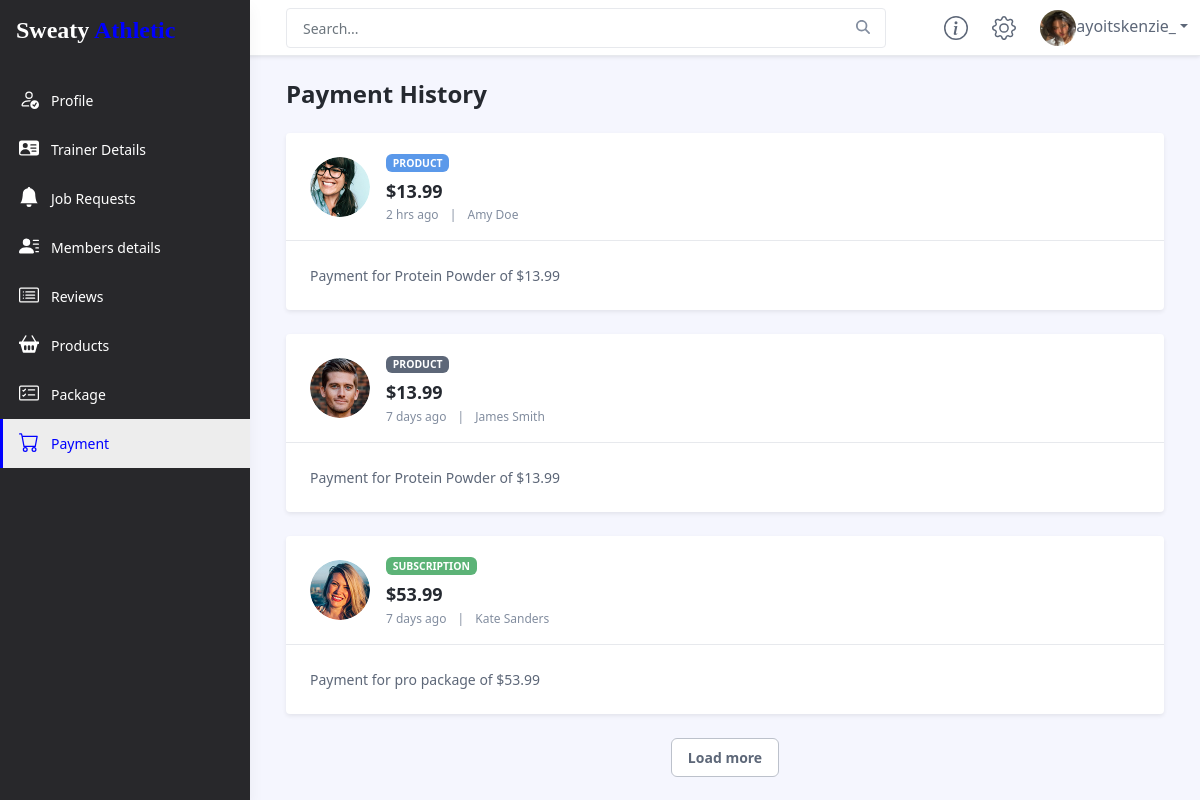
Screenshot of /admin_dashboard/payment/ (signed in) with the database file from the repository.
### accounts/models.py (models this page shows, shortened)
class CustomUser(AbstractBaseUser):
    User_Choices = (
        ("Trainer","Trainer"),
        ("Admin","Admin"),
        ("Customer","Customer")
    )
    id = models.AutoField(primary_key=True,unique=True)
    username = models.CharField(unique=True,max_length=50, verbose_name="Username")
    date_joined = models.DateTimeField(default=datetime.datetime.now)
    user_type = models.CharField(max_length = 20,choices = User_Choices,default = "Customer", verbose_name="User Type")
    is_staff = models.BooleanField(default=False)
    is_active = models.BooleanField(default=True)
    is_superuser = models.BooleanField(default=False)
    profile_image = models.ImageField(upload_to='media/profile_image/',null=True,blank=True,verbose_name='Profile Image')
    USERNAME_FIELD = "username"
    REQUIRED_FIELDS = ['user_type']
    objects = CustomUserManager()
    def __str__(self):
        return self.username

### appadmin/views.py (the view)
# urls.py: path('payment/',views.payment),
@login_required(login_url='/login/')
def payment(request):
    return render(request,'admin_dashboard/payment.html',{'act5':'active'})

### templates/admin_dashboard/payment.html (shortened to what this page needs)
{% include 'admin_dashboard/upper.html' %}
<div class="app-wrapper">
    <div class="app-content pt-3 p-md-3 p-lg-4">
        <div class="container-xl">
            <h1 class="app-page-title">Payment History</h1>
            <div class="app-card app-card-notification shadow-sm mb-4">
                <div class="app-card-header px-4 py-3">
                    <div class="row g-3 align-items-center">
                        <div class="col-12 col-lg-auto text-center text-lg-start">
                            <img class="profile-image" src="/static/customer_dashboard/images/profiles/profile-1.png" alt="">
                        </div>
                        <div class="col-12 col-lg-auto text-center text-lg-start">
                            <div class="notification-type mb-2"><span class="badge bg-info">Product</span></div>
                            <h4 class="notification-title mb-1">$13.99</h4>
                            <ul class="notification-meta list-inline mb-0">
                                <li class="list-inline-item">2 hrs ago</li>
                                <li class="list-inline-item">|</li>
                                <li class="list-inline-item">Amy Doe</li>
                            </ul>
                        </div>
                    </div>
                </div>
                <div class="app-card-body p-4">
                    <div class="notification-content">Payment for Protein Powder of $13.99</div>
                </div>
            </div>
            <div class="app-card app-card-notification shadow-sm mb-4">
                <div class="app-card-header px-4 py-3">
                    <div class="row g-3 align-items-center">
                        <div class="col-12 col-lg-auto text-center text-lg-start">
                            <img class="profile-image" src="/static/customer_dashboard/images/profiles/profile-2.png" alt="">
                        </div>
                        <div class="col-12 col-lg-auto text-center text-lg-start">
                            <div class="notification-type mb-2"><span class="badge bg-secondary">Product</span></div>
                            <h4 class="notification-title mb-1">$13.99</h4>
                            <ul class="notification-meta list-inline mb-0">
                                <li class="list-inline-item">7 days ago</li>
                                <li class="list-inline-item">|</li>
                                <li class="list-inline-item">James Smith</li>
                            </ul>
                        </div>
                    </div>
                </div>
                <div class="app-card-body p-4">
                    <div class="notification-content">Payment for Protein Powder of $13.99</div>
                </div>
            </div>
            <div class="app-card app-card-notification shadow-sm mb-4">
                <div class="app-card-header px-4 py-3">
                    <div class="row g-3 align-items-center">
                        <div class="col-12 col-lg-auto text-center text-lg-start">
                            <img class="profile-image" src="/static/customer_dashboard/images/profiles/profile-3.png" alt="">
                        </div>
                        <div class="col-12 col-lg-auto text-center text-lg-start">
                            <div class="notification-type mb-2"><span class="badge bg-success">Subscription</span></div>
                            <h4 class="notification-title mb-1">$53.99</h4>
                            <ul class="notification-meta list-inline mb-0">
                                <li class="list-inline-item">7 days ago</li>
                                <li class="list-inline-item">|</li>
                                <li class="list-inline-item">Kate Sanders</li>
                            </ul>
                        </div>
                    </div>
                </div>
                <div class="app-card-body p-4">
                    <div class="notification-content">Payment for pro package of $53.99</div>
                </div>
            </div>
            <div class="text-center mt-4"><a class="btn app-btn-secondary" href="#">Load more</a></div>
        </div>
    </div>
</div>
</body>
</html>

### templates/admin_dashboard/upper.html (shortened to what this page needs)
{% load static %}
<!DOCTYPE html>
<html lang="en">
<head>
    <link id="theme-style" rel="stylesheet" href="{% static 'customer_dashboard/css/portal.css' %}">
</head>
<body class="app">
    <header class="app-header fixed-top">
        <div class="app-header-inner">
	        <div class="container-fluid py-2">
		        <div class="app-header-content">
		            <div class="row justify-content-between align-items-center">
		            <div class="app-search-box col">
		                <form class="app-search-form">
							<input type="text" placeholder="Search..." name="search" class="form-control search-input">
							<button type="submit" class="btn search-btn btn-primary" value="Search"><i class="fas fa-search"></i></button>
				        </form>
		            </div>
		            <div class="app-utilities col-auto">
						<div class="app-utility-item">
				            <a href="#" title="Help">
					        </a>
					    </div>
			            <div class="app-utility-item">
				            <a href="#" title="Settings">
					        </a>
					    </div>
			            <div class="app-utility-item app-user-dropdown dropdown">
							{%if request.user.profile_image  %}
				            	<a class="dropdown-toggle" id="user-dropdown-toggle" data-bs-toggle="dropdown" href="#" role="button" aria-expanded="false"><img class="profile-image" src="{{request.user.profile_image.url}}" alt="user profile">{{request.user}}</a>
							{% endif %}
			            </div>
		            </div>
		        </div>
	            </div>
	        </div>
        </div>
        <div id="app-sidepanel" class="app-sidepanel">
	        <div class="sidepanel-inner d-flex flex-column">
		        <div class="app-branding">
		            <a class="app-logo"><a class="navbar-brand"><h2 style="font-size: 1.5rem;font-family: 'Dancing Script', cursive;color: white;">Sweaty <span style="color:blue">Athletic</span></h2></a></a>
		        </div>
			    <nav id="app-nav-main" class="app-nav app-nav-main flex-grow-1">
				    <ul class="app-menu list-unstyled accordion" id="menu-accordion">
						<li class="nav-item">
					        <a class="nav-link {{act}}" href="/admin_dashboard/">
						        <span class="nav-icon">
						         </span>
		                         <span class="nav-link-text">Profile</span>
					        </a>
					    </li>
					    <li class="nav-item">
					        <a class="nav-link {{act1}}" href="/admin_dashboard/trainer_details/">
						        <span class="nav-icon">
						         </span>
		                         <span class="nav-link-text">Trainer Details</span>
					        </a>
					    </li>
						<li class="nav-item">
					        <a class="nav-link {{act6}}" href="/admin_dashboard/job_request/">
						        <span class="nav-icon">
									<svg xmlns="http://www.w3.org/2000/svg" width="16" height="16" fill="currentColor" class="bi bi-bell-fill" viewBox="0 0 16 16">
										<path d="M8 16a2 2 0 0 0 2-2H6a2 2 0 0 0 2 2zm.995-14.901a1 1 0 1 0-1.99 0A5.002 5.002 0 0 0 3 6c0 1.098-.5 6-2 7h14c-1.5-1-2-5.902-2-7 0-2.42-1.72-4.44-4.005-4.901z"/>
									  </svg>
						         </span>
		                         <span class="nav-link-text">Job Requests</span>
					        </a>
					    </li>
					    <li class="nav-item">
					        <a class="nav-link {{act2}}" href="/admin_dashboard/Members_details/">
						        <span class="nav-icon">
						         </span>
		                         <span class="nav-link-text">Members details</span>
					        </a>
					    </li>
					    <li class="nav-item">
					        <a class="nav-link {{act3}}" href="/admin_dashboard/Reviews">
						        <span class="nav-icon">
						         </span>
		                         <span class="nav-link-text">Reviews</span>
					        </a>
					    </li>
					    <li class="nav-item">
					        <a class="nav-link {{act4}}" href="/admin_dashboard/Products/">
						        <span class="nav-icon">
						         </span>
		                         <span class="nav-link-text">Products</span>
					        </a>
					    </li>
						<li class="nav-item">
					        <a class="nav-link {{act7}}" href="/admin_dashboard/package/">
						        <span class="nav-icon">
						         </span>
		                         <span class="nav-link-text">Package</span>
					        </a>
					    </li>
					    <li class="nav-item">
					        <a class="nav-link {{act5}}" href="/admin_dashboard/payment/">
						        <span class="nav-icon">
						         </span>
		                         <span class="nav-link-text">Payment</span>
					        </a>
					    </li>
				    </ul>
			    </nav>
	        </div>
	    </div>
    </header>

### templates/admin_dashboard/upper.html (style rules this page uses)
.navbar-brand { color: white; font-family: 'Dancing Script', cursive; font-size: 1rem; }

### rows the page displays
CustomUser: user.profile_image (picture), user "ayoitskenzie_"
